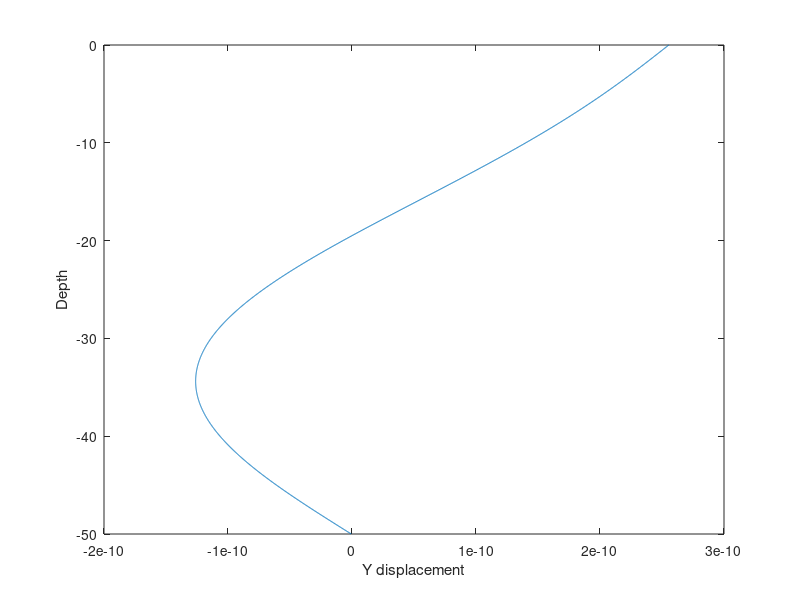

MATLAB code for this plot:
clear all
close all
clc

%PARAMETERS
x_depth = 50;       %Depth of pile
tt = 0.06;          %Thickness of pile
ODP = 9;            %Outer pile diameter
k = 300*10^5;       %Spring stiffness
Ep = 190*10^8;      %Modulus of steel (pile)
Fs = 18.4*10^6;     %Force at surface
Ms = 0;             %Moment at surface
Fb = 0;             %Force at base
Mb = 0;             %Moment at base
Px = 0;             %Applied lateral load


%SECTIONS
N=2000;             %Desired sections
NN=N+4;             %Number of nodes
NE=N+4;             %Number of elements
h = x_depth/NE;     %Height of elements


%EQUATIONS
%y1dot = (1/h)*(-0.5*y(ii-1) + 0.5*y(ii+1));                                 %Rotation
%y2dot = (1/(h^2))*(y(ii-1) - 2*y(ii) + y(ii+1));                            %Moment
%y3dot = (1/(h^3))*(-0.5*y(ii-2) + y(ii-1) - y(ii+1) +0.5*y(ii+2));          %Shear
%y4dot = (1/(h^4))*(y(ii-2) - 4*y(ii-1) + 6*y(ii) - 4*y(ii+1) + y(ii+2));    %Soil Reaction

Ip = (pi/4)*(((ODP/2)^4)-((ODP/2)-tt)^4);                                    %Second moment of Inertia of Pile

%p = -k*y(NN);                                                               %
%EBE = Ep*Ip*y4dot + p;                                                      %Simplified Euler Bernouli equation.


%SOLUTION VECTOR
SOL_EBE = zeros(NN,1);        %Empty vector of solutions to the problem.
SOL_EBE(NN-3,1) = Fs;         %Stores Force at surface in solution vector
SOL_EBE(NN-2,1) = Ms;         %Stores Moment at surface in solution vector
SOL_EBE(NN-1,1) = Fb;         %Stores Force at base in solution vector
SOL_EBE(NN,1) = Mb;           %Stores Moment at base in solution vector


%SETTING UP EQUATION MATRIX
EQ_M = zeros(NN);       %Empty equation matrix
jj = 1;                 %Counter for columns 
for ii = 3:NN-2
    %Setting up matrix
    EQ_M(jj,ii-2:ii+2) = (1/(h^4))*(Ep*Ip)*[1, -4, 6, -4, 1] + k*[0, 0, -1, 0, 0] + Px*(1/(h^2))*(Ep*Ip)*[0, 1, -2, 1, 0];
    
    jj = jj+1;       	%Increase counter
end

EQ_M(NN-3,1:5) = (1/(h^3))*(Ep*Ip)*[0.5, 2, 0, -4, 5];                  %Shear at surface using BC, NN=3
EQ_M(NN-2,2:4) = (1/(h^2))*(Ep*Ip)*[1, -2, 1];                          %Moment at surface using BC, NN=3
EQ_M(NN-1,NN-4:NN) = (1/(h^3))*(Ep*Ip)*[-0.5, 2, 0, -4, 0.5];           %Shear at base using BC, NN=NN-3
EQ_M(NN,NN-3:NN-1) = (1/(h^2))*(Ep*Ip)*[1, -2, 1];                      %Moment at surface using BC, NN = NN-3

%SOLVER
y = zeros(NN,1);                                                        %Empty vector of y values of length NN
y = EQ_M\SOL_EBE;


%PLOT
clf;
x = linspace(0,(-1)*x_depth,N);
plot(y(3:NN-2),x);
xlabel('Y displacement')
ylabel('Depth')


















